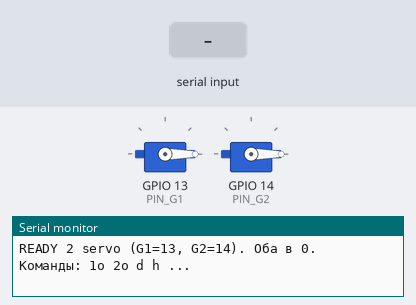
Simulated run of this sketch. Board: ESP32. Parts: 2 × servo, the last lines printed to the serial monitor. Inputs (shaded band) come from the test bench.

Above: at 1.5 s.
1.6 s: "d90\n" received over Serial
At 2.2 s:
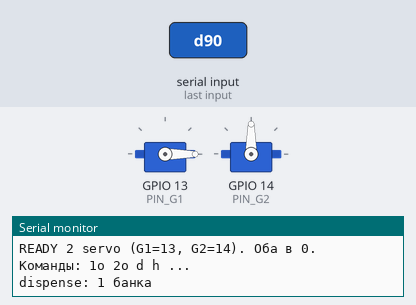
4.6 s: "d,45\n" received over Serial
At 6.5 s:
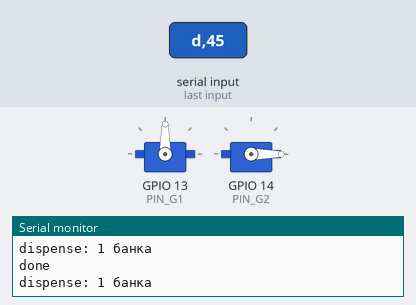
7.6 s: "d\n" received over Serial
At 10.2 s:
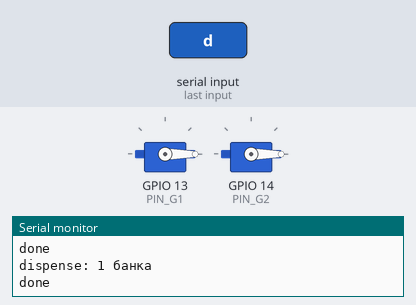
Timing chart, 0 to 11.7 s (numbered marks = the images above; inputs shaded):
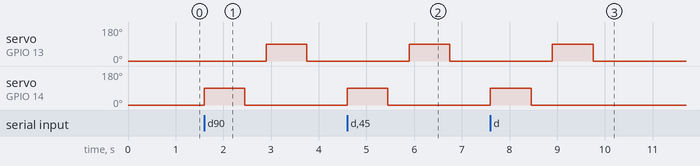

Measured:
- after the input at 1.6 s, servo on GPIO 13 (PIN_G1): 0° → 90° after 1.3 s, → 0° 0.85 s later; servo on GPIO 14 (PIN_G2): 0° → 90° at once, → 0° 0.85 s later
- after the input at 4.6 s, servo on GPIO 13 (PIN_G1): 0° → 90° after 1.3 s, → 0° 0.85 s later; servo on GPIO 14 (PIN_G2): 0° → 90° at once, → 0° 0.85 s later
- after the input at 7.6 s, servo on GPIO 13 (PIN_G1): 0° → 90° after 1.3 s, → 0° 0.85 s later; servo on GPIO 14 (PIN_G2): 0° → 90° at once, → 0° 0.85 s later

The sketch:

dispense_test.ino
```cpp
/*
 * Тест ДВУХ серво-шлагбаумов на ESP32 — выдача 1 банки (escapement).
 * Библиотека: ESP32Servo.
 *
 * Подключение:
 *   Серво1 (G1 главный, к фасовщику): сигнал -> GPIO13, + -> 5V/VIN, - -> GND
 *   Серво2 (G2 придержка):            сигнал -> GPIO14, + -> 5V/VIN, - -> GND
 *   (для нагрузки питать серво от внешнего БП 5-6В, земля общая с ESP32)
 *
 * Калибровка (как у первого серво):
 *   0°  = ОПУЩЕНО (закрыто)
 *   90° = ПОДНЯТО (открыто)
 *
 * Команды в Serial (115200):
 *   1o / 1c   -> серво1 поднять/опустить
 *   2o / 2c   -> серво2 поднять/опустить
 *   1 <deg>   -> серво1 на угол (напр. "1 90")
 *   2 <deg>   -> серво2 на угол
 *   d         -> ВЫДАТЬ 1 БАНКУ (полный цикл: G2↑ G2↓ G1↑ G1↓)
 *   h         -> домой (оба в 0)
 */

#include <ESP32Servo.h>

const int PIN_G1 = 13;   // главный (к фасовщику)
const int PIN_G2 = 14;   // придержка

int CLOSED = 0;          // опущено
int OPEN   = 90;         // поднято

// тайминги цикла (мс) — подстрой под механику
const int T_LIFT  = 350;  // ход заслонки
const int T_ROLL  = 500;  // банка прокатывается
const int T_SHIFT = 450;  // столб опускается

Servo g1, g2;
String buf;

void dispense(){
  Serial.println("dispense: 1 банка");
  // 1. G2 поднять — нижняя банка из колонны въезжает на участок
  g2.write(OPEN);  delay(T_LIFT + T_ROLL);
  g2.write(CLOSED);delay(T_SHIFT);          // G2 вниз — столб опустился на шаг
  // 2. G1 поднять — банка уходит на дорожку к фасовщику
  g1.write(OPEN);  delay(T_LIFT + T_ROLL);
  g1.write(CLOSED);delay(T_LIFT);           // G1 вниз
  Serial.println("done");
}

void setServoCmd(Servo &s, String rest){
  rest.trim();
  if(rest=="o"){ s.write(OPEN);  Serial.println("open(90)"); }
  else if(rest=="c"){ s.write(CLOSED); Serial.println("closed(0)"); }
  else { int a=constrain(rest.toInt(),0,180); s.write(a); Serial.printf("angle=%d\n",a); }
}

void handle(String line){
  line.trim();
  if(line.length()==0) return;
  char k=line[0];
  if(k=='d'){ dispense(); return; }
  if(k=='h'){ g1.write(CLOSED); g2.write(CLOSED); Serial.println("home 0/0"); return; }
  if(k=='1'){ setServoCmd(g1, line.substring(1)); return; }
  if(k=='2'){ setServoCmd(g2, line.substring(1)); return; }
  Serial.println("? 1o 1c 2o 2c | 1 <deg> | 2 <deg> | d | h");
}

void setup(){
  Serial.begin(115200);
  delay(300);
  g1.setPeriodHertz(50); g1.attach(PIN_G1, 500, 2400);
  g2.setPeriodHertz(50); g2.attach(PIN_G2, 500, 2400);
  g1.write(CLOSED);                 // оба в 0 — прицепить рычаги
  g2.write(CLOSED);
  Serial.println("READY 2 servo (G1=13, G2=14). Оба в 0. Команды: 1o 2o d h ...");
}

void loop(){
  while(Serial.available()){
    char ch=(char)Serial.read();
    if(ch=='\n'){ handle(buf); buf=""; }
    else if(ch!='\r') buf+=ch;
  }
}
```
